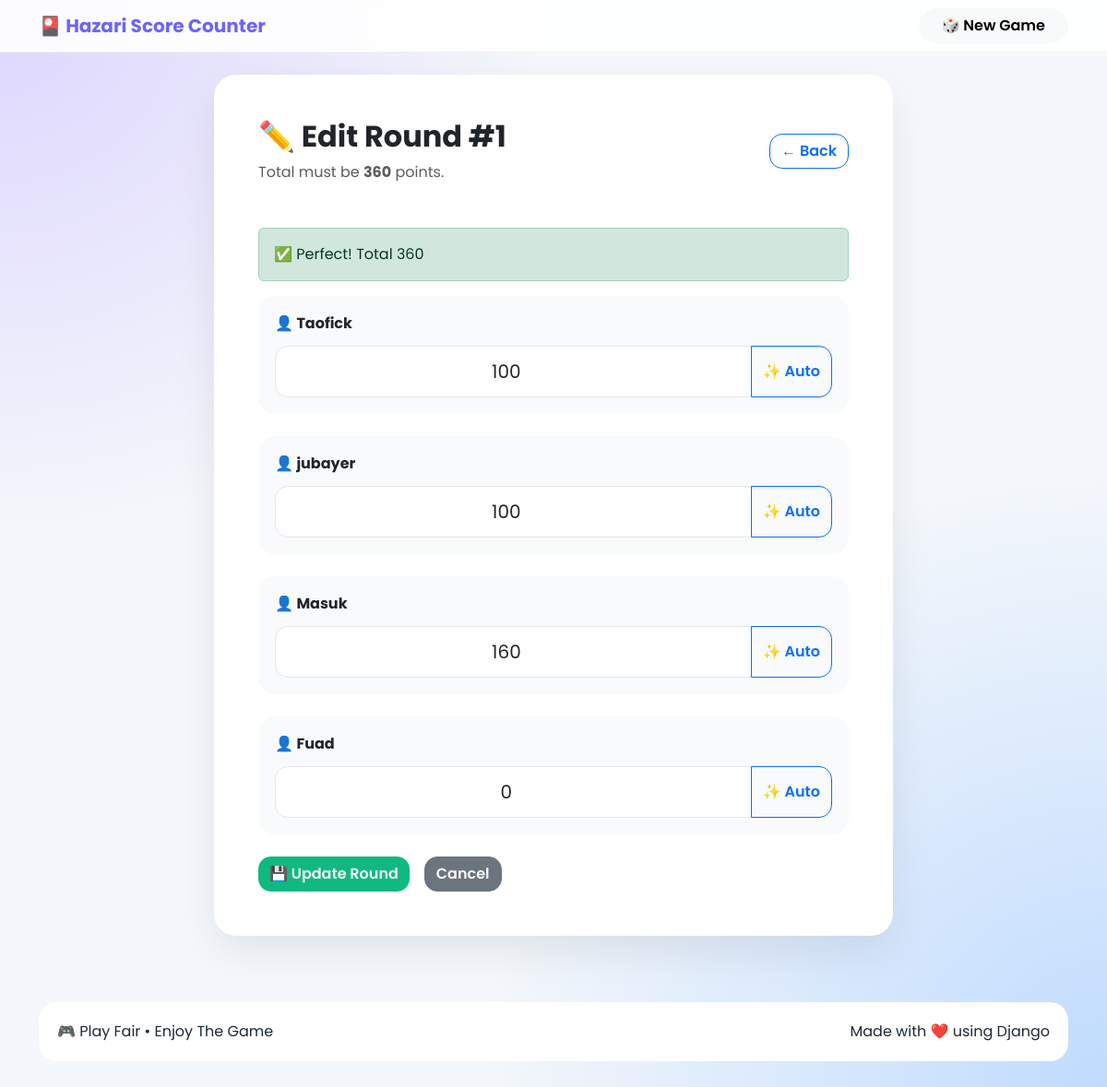
/round/1/edit/, run on the app's committed database.
### game/models.py (models this page shows, shortened)
class Round(models.Model):
    game = models.ForeignKey(
        Game,
        on_delete=models.CASCADE,
        related_name="rounds",
    )
    round_number = models.PositiveIntegerField()
    player1_score = models.PositiveIntegerField(
        validators=[MinValueValidator(0)]
    )
    player2_score = models.PositiveIntegerField(
        validators=[MinValueValidator(0)]
    )
    player3_score = models.PositiveIntegerField(
        validators=[MinValueValidator(0)]
    )
    player4_score = models.PositiveIntegerField(
        validators=[MinValueValidator(0)]
    )
    created_at = models.DateTimeField(auto_now_add=True)
    class Meta:
        ordering = ["-round_number"]
        unique_together = ("game", "round_number")

class Game(models.Model):
    target_score = models.PositiveIntegerField(
        default=1000
    )
    player1_name = models.CharField(max_length=50)
    player2_name = models.CharField(max_length=50)
    player3_name = models.CharField(max_length=50)
    player4_name = models.CharField(max_length=50)
    is_finished = models.BooleanField(default=False)
    created_at = models.DateTimeField(auto_now_add=True)
    class Meta:
        ordering = ["-created_at"]

### game/views.py (the view)
def edit_round(request, pk):
    round_obj = get_object_or_404(
        Round,
        pk=pk,
    )
    if request.method == "POST":
        form = RoundForm(
            request.POST,
            instance=round_obj,
        )
        if form.is_valid():
            form.save()
            messages.success(
                request,
                "✏️ Round updated successfully!",
            )
            return redirect(
                "game:game_detail",
                pk=round_obj.game.pk,
            )
    else:
        form = RoundForm(
            instance=round_obj,
        )
    return render(
        request,
        "game/edit_round.html",
        {
            "game": round_obj.game,
            "round": round_obj,
            "form": form,
        },
    )

### game/forms.py (shortened to what this page needs)
class RoundForm(forms.ModelForm):
    class Meta:
        model = Round
        fields = (
            "player1_score",
            "player2_score",
            "player3_score",
            "player4_score",
        )
        widgets = {
            "player1_score": forms.NumberInput(
                attrs={
                    "class": INPUT_CLASS,
                    "placeholder": "0",
                    "min": 0,
                }
            ),
            "player2_score": forms.NumberInput(
                attrs={
                    "class": INPUT_CLASS,
                    "placeholder": "0",
                    "min": 0,
                }
            ),
            "player3_score": forms.NumberInput(
                attrs={
                    "class": INPUT_CLASS,
                    "placeholder": "0",
                    "min": 0,
                }
            ),
            "player4_score": forms.NumberInput(
                attrs={
                    "class": INPUT_CLASS,
                    "placeholder": "0",
                    "min": 0,
                }
            ),
        }

### game/templates/game/edit_round.html (shortened to what this page needs)
{% extends "base.html" %}
{% block content %}
<div class="row justify-content-center">
    <div class="col-xl-8 col-lg-9">
        <div class="card shadow-lg border-0">
            <div class="card-body p-5">
                <div class="d-flex justify-content-between align-items-center mb-5">
                    <div>
                        <h2 class="fw-bold">
                            ✏️ Edit Round #{{ round.round_number }}
                        </h2>
                        <p class="text-muted mb-0">
                            Total must be <strong>360</strong> points.
                        </p>
                    </div>
                    <a
                        href="{% url 'game:game_detail' game.pk %}"
                        class="btn btn-outline-primary">
                        ← Back
                    </a>
                </div>
                <div
                    id="auto-fill-info"
                    class="alert alert-info">
                </div>
                <form method="post">
                    <div class="player-box mb-4">
                        <div class="player-title">
                            👤 {{ game.player1_name }}
                        </div>
                        <div class="input-group">
                            {{ form.player1_score }}
                            <button
                                type="button"
                                class="btn btn-outline-primary auto-fill-btn"
                                data-player="0">
                                ✨ Auto
                            </button>
                        </div>
                    </div>
                    <div class="player-box mb-4">
                        <div class="player-title">
                            👤 {{ game.player2_name }}
                        </div>
                        <div class="input-group">
                            {{ form.player2_score }}
                            <button
                                type="button"
                                class="btn btn-outline-primary auto-fill-btn"
                                data-player="1">
                                ✨ Auto
                            </button>
                        </div>
                    </div>
                    <div class="player-box mb-4">
                        <div class="player-title">
                            👤 {{ game.player3_name }}
                        </div>
                        <div class="input-group">
                            {{ form.player3_score }}
                            <button
                                type="button"
                                class="btn btn-outline-primary auto-fill-btn"
                                data-player="2">
                                ✨ Auto
                            </button>
                        </div>
                    </div>
                    <div class="player-box mb-4">
                        <div class="player-title">
                            👤 {{ game.player4_name }}
                        </div>
                        <div class="input-group">
                            {{ form.player4_score }}
                            <button
                                type="button"
                                class="btn btn-outline-primary auto-fill-btn"
                                data-player="3">
                                ✨ Auto
                            </button>
                        </div>
                    </div>
                    <div class="d-flex flex-wrap gap-3 mt-4">
                        <button
                            id="save-round-btn"
                            type="submit"
                            class="btn btn-success">
                            💾 Update Round
                        </button>
                        <a
                            href="{% url 'game:history' game.pk %}"
                            class="btn btn-secondary">
                            Cancel
                        </a>
                    </div>
                </form>
            </div>
        </div>
    </div>
</div>
{% endblock %}

### game/static/game/css/style.css (style rules this page uses)
:root { --primary:#6C63FF; --secondary:#7C3AED; --success:#10B981; --danger:#EF4444; --warning:#F59E0B; --dark:#111827; --light:#F8FAFC; --border:#E5E7EB; }
* { margin:0; padding:0; box-sizing:border-box; }
body { background:#F4F7FB; font-family:"Poppins",sans-serif; color:#1F2937; }
.card { border:none; border-radius:24px; transition:.25s; }
.shadow-lg { box-shadow: 0 18px 45px rgba(0,0,0,.08)!important; }
.btn { border-radius:14px; font-weight:600; }
.btn-success { background:#10B981; border:none; }
.form-control { border-radius:14px; min-height:56px; border:1px solid var(--border); }
.player-box { background:#F8FAFC; padding:18px; border-radius:18px; }
.player-title { font-weight:700; margin-bottom:12px; }

### data on the page
Round: round_number "1", player1_score "100", player2_score "100", player3_score "160", player4_score "0"
Game: player1_name "Taofick", player2_name "jubayer", player3_name "Masuk", player4_name "Fuad"
